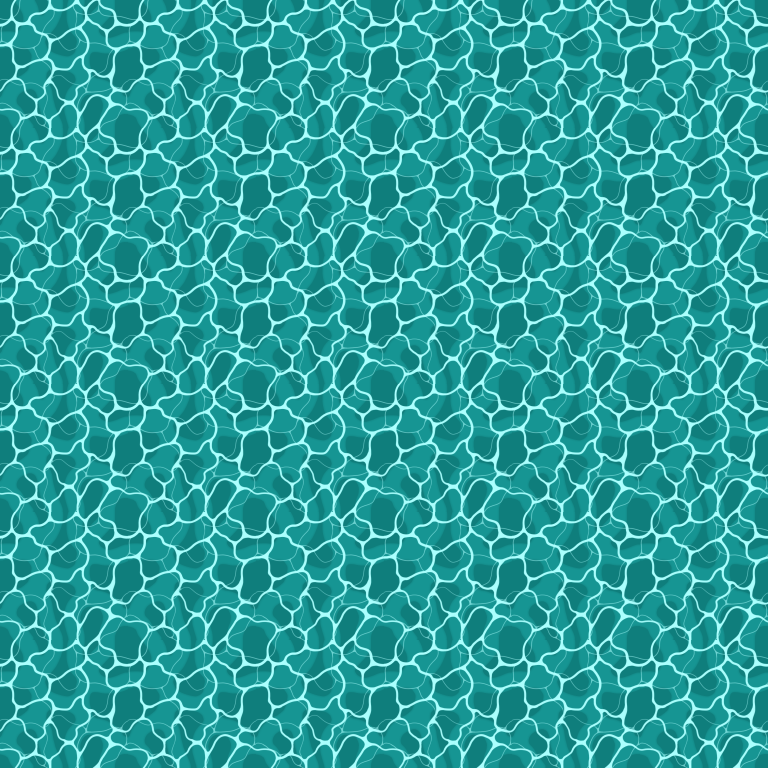
#> input picture examples/vdp2_infinite_plan/assets/seamless_sea.png, 3072 x 3072 px (shown at 1/4 size)
$ python simulate_vdp2_refined.py
#> lines starting #> are read from the running program, lines starting #| are printed output that depends on the picture
import numpy as np
from PIL import Image
import struct

def simulate_vdp2_true(pixels_h_path, palette_h_path, output_path, sx=0, sy=0, dx=0x0100, dyst=0x0100):
    # This simulator will use the binary logic of VDP2
    # sx, sy: 32-bit fixed point (16.16)
    # dx, dyst: 16-bit fixed point (8.8 for this test)

    # We'll mock the asset reading since we can't easily parse .h files
    # I'll use the .png as source but convert it to indexed 8-bit first
#> called with output_path = 'vdp2_sim_refined.png', sx = 0, sy = 0, dx = 256, dyst = 256
    tex_path = "examples/vdp2_infinite_plan/assets/seamless_sea.png"
    tex = Image.open(tex_path).convert('P')
    palette = np.array(tex.getpalette()).reshape(-1, 3)
#> palette = 256 rows, first 8: [22, 148, 146], [15, 126, 124], [168, 252, 251], [20, 139, 137], [100, 202, 200], [78, 184, 183], [50, 167, 165], [155, 243, 242]
    pixels = np.array(tex)
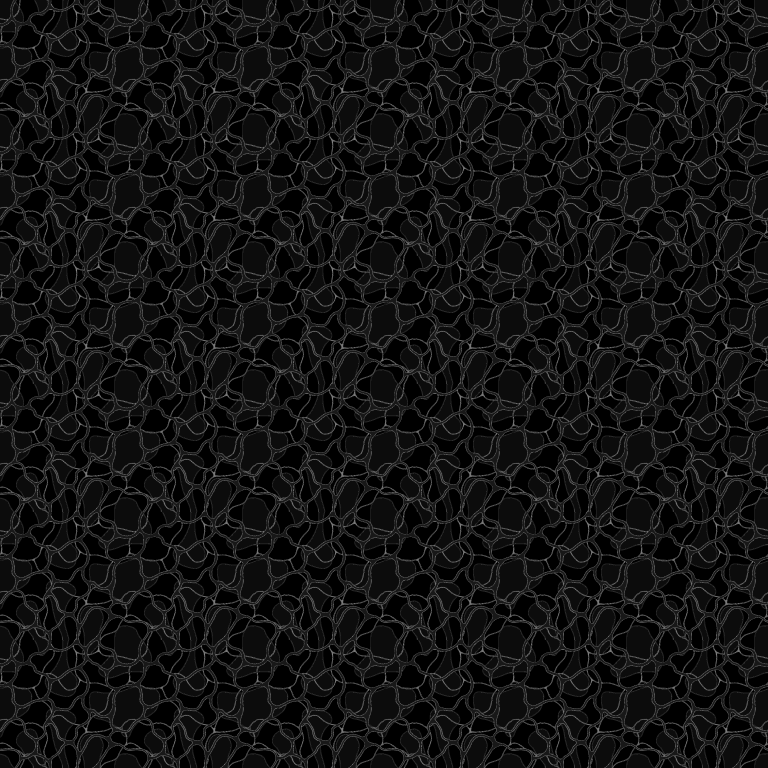
#> pixels: shape (3072, 3072) (shown at 1/4 size); min 0, max 21, mean 1.5; drawn with min black and max white
    th, tw = pixels.shape
#> th = 3072; tw = 3072

    sw, sh = 320, 224
    output = np.zeros((sh, sw, 3), dtype=np.uint8)

    # VDP2 Mode A simulation
    xst = sx << 16
    yst = sy << 16

    for y_scr in range(sh):
        curr_x = xst
        curr_y = yst
        for x_scr in range(sw):
            # Sampling with wrap-around
            # Coordinates are 16.16, we want integer part for pixel index
            tx = (curr_x >> 16) % tw
            ty = (curr_y >> 16) % th

            color_idx = pixels[ty, tx]
            output[y_scr, x_scr] = palette[color_idx]

            # Step X (16-bit dx is added to the 32-bit accumulator)
            # In VDP2 Mode A, dx is added to X only?
            # Actually, per-pixel increment is dX and dY.
            curr_x += (dx << 8) # Assuming 8.8 format

        # Line increment
        # In Mode A: Xst += dXst, Yst += dYst
        xst += 0
        yst += (dyst << 8)
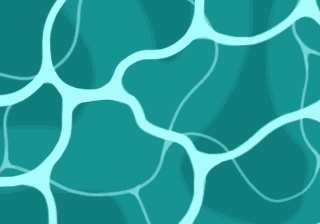
#> output: shape (224, 320, 3); mean of channels 0, 1, 2 42.6, 156.5, 154.7; drawn as R, G, B
#> after the loop, xst = 0; yst = 14680064

    Image.fromarray(output).save(output_path)
    print(f"Refined simulation saved to {output_path}")

if __name__ == "__main__":
    simulate_vdp2_true(None, None, "vdp2_sim_refined.png")
